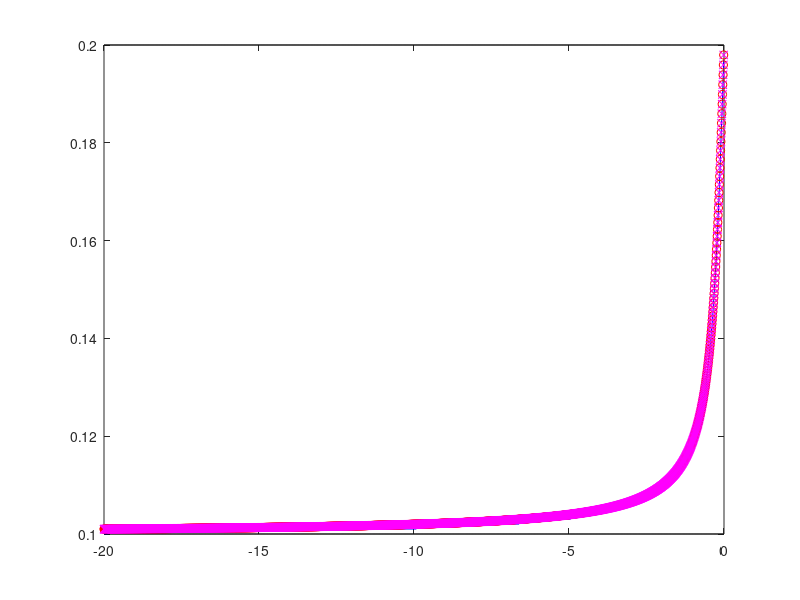

Write the MATLAB code that produced this figure.
% calculate "contact time" in hopping of a simple mass-spring system 
% Upward is taken as the positive direction here
% ma = -kx
% x(0) = mg/k
% v(0) = -|v0|
% F(0) = -mg

clear;
close all;
M = 1;
g = 9.80;
fn = 5;
omega = 2*pi*fn;
%omega = sqrt(K/M);
K = M*omega^2;
T = 2*pi/omega;
dt = 1e-3;
t = 0:dt:1.1*T;
Y0 = M*g/K;
%Y0 = 0;

V0set = -20:0.01:-0.01;
%V0set = 0.01:0.01:20;
tTakeoffSet = zeros(size(V0set));
h0 = V0set.^2/(2*g);
tTakeoffTh = 1/omega*(2*pi - acos((M*g-2*K*h0)./(M*g+2*K*h0)));
tTakeoffTh2 = 2/omega*(pi + atan(V0set*omega/g));
for n=1:length(V0set)
%for n=length(V0set):length(V0set)
    V0 = V0set(n);
    
    Y = V0/omega*sin(omega*t) + Y0 *cos(omega*t);
    V = V0*cos(omega*t) - g/omega*sin(omega*t);
    Yshift = [Y(2:end) Y(end)];
    idxTakeoff = find(t > T/4 & Y < Y0 & Yshift > Y0, 1,'first');
    tTakeoff = t(idxTakeoff);
    tTakeoffSet(n) = tTakeoff;
    
%     subplot(2,1,1)
%     plot(t,Y)
%     hold on
%     plot(t,Y0*ones(size(t)),'r')
%     plot(tTakeoff, Y(idxTakeoff),'ko')
%     subplot(2,1,2)
%     plot(t,V)
%     hold on
%     plot(t,-V0*ones(size(t)),'r')
end
plot(V0set,tTakeoffSet,'b')
hold on
plot(V0set, tTakeoffTh,'ro')
plot(V0set, T*ones(size(h0)),'k')
plot(V0set, T/2*ones(size(h0)),'k')
plot(V0set, tTakeoffTh2,'mx')


